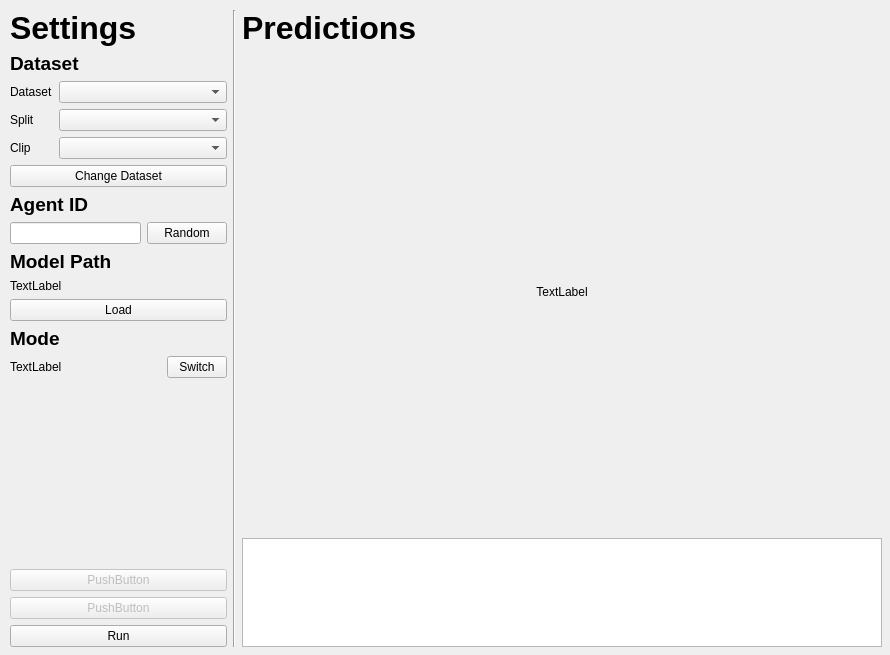
<?xml version="1.0" encoding="UTF-8"?>
<ui version="4.0">
 <class>MainWindow</class>
 <widget class="QMainWindow" name="MainWindow">
  <property name="geometry">
   <rect>
    <x>0</x>
    <y>0</y>
    <width>890</width>
    <height>655</height>
   </rect>
  </property>
  <property name="windowTitle">
   <string>MainWindow</string>
  </property>
  <widget class="QWidget" name="centralwidget">
   <widget class="QWidget" name="horizontalLayoutWidget">
    <property name="geometry">
     <rect>
      <x>10</x>
      <y>10</y>
      <width>872</width>
      <height>637</height>
     </rect>
    </property>
    <layout class="QHBoxLayout" name="horizontalLayout">
     <item>
      <layout class="QVBoxLayout" name="verticalLayout">
       <item>
        <widget class="QLabel" name="label">
         <property name="font">
          <font>
           <pointsize>24</pointsize>
           <bold>true</bold>
          </font>
         </property>
         <property name="text">
          <string>Settings</string>
         </property>
         <property name="margin">
          <number>5</number>
         </property>
        </widget>
       </item>
       <item>
        <widget class="QLabel" name="label_7">
         <property name="font">
          <font>
           <pointsize>14</pointsize>
           <bold>true</bold>
          </font>
         </property>
         <property name="text">
          <string>Dataset</string>
         </property>
         <property name="margin">
          <number>3</number>
         </property>
        </widget>
       </item>
       <item>
        <layout class="QFormLayout" name="formLayout_3">
         <item row="0" column="0">
          <widget class="QLabel" name="label_3">
           <property name="text">
            <string>Dataset</string>
           </property>
          </widget>
         </item>
         <item row="0" column="1">
          <widget class="QComboBox" name="comboBox_Dataset">
           <property name="sizePolicy">
            <sizepolicy hsizetype="Preferred" vsizetype="Fixed">
             <horstretch>0</horstretch>
             <verstretch>0</verstretch>
            </sizepolicy>
           </property>
           <property name="minimumSize">
            <size>
             <width>150</width>
             <height>0</height>
            </size>
           </property>
          </widget>
         </item>
         <item row="1" column="0">
          <widget class="QLabel" name="label_4">
           <property name="text">
            <string>Split</string>
           </property>
          </widget>
         </item>
         <item row="1" column="1">
          <widget class="QComboBox" name="comboBox_Split">
           <property name="minimumSize">
            <size>
             <width>150</width>
             <height>0</height>
            </size>
           </property>
          </widget>
         </item>
         <item row="2" column="0">
          <widget class="QLabel" name="label_5">
           <property name="text">
            <string>Clip</string>
           </property>
          </widget>
         </item>
         <item row="2" column="1">
          <widget class="QComboBox" name="comboBox_Clip">
           <property name="minimumSize">
            <size>
             <width>150</width>
             <height>0</height>
            </size>
           </property>
          </widget>
         </item>
        </layout>
       </item>
       <item>
        <widget class="QPushButton" name="pushButton_changedataset">
         <property name="text">
          <string>Change Dataset</string>
         </property>
        </widget>
       </item>
       <item>
        <widget class="QLabel" name="label_6">
         <property name="font">
          <font>
           <pointsize>14</pointsize>
           <bold>true</bold>
          </font>
         </property>
         <property name="text">
          <string>Agent ID</string>
         </property>
         <property name="margin">
          <number>3</number>
         </property>
        </widget>
       </item>
       <item>
        <layout class="QHBoxLayout" name="horizontalLayout_2">
         <item>
          <widget class="QLineEdit" name="lineEdit_agentid"/>
         </item>
         <item>
          <widget class="QPushButton" name="pushButton_random">
           <property name="text">
            <string>Random</string>
           </property>
          </widget>
         </item>
        </layout>
       </item>
       <item>
        <widget class="QLabel" name="label_8">
         <property name="font">
          <font>
           <pointsize>14</pointsize>
           <bold>true</bold>
          </font>
         </property>
         <property name="text">
          <string>Model Path</string>
         </property>
         <property name="margin">
          <number>3</number>
         </property>
        </widget>
       </item>
       <item>
        <widget class="QLabel" name="label_modelpath">
         <property name="sizePolicy">
          <sizepolicy hsizetype="Fixed" vsizetype="Preferred">
           <horstretch>0</horstretch>
           <verstretch>0</verstretch>
          </sizepolicy>
         </property>
         <property name="minimumSize">
          <size>
           <width>195</width>
           <height>0</height>
          </size>
         </property>
         <property name="maximumSize">
          <size>
           <width>195</width>
           <height>16777215</height>
          </size>
         </property>
         <property name="text">
          <string>TextLabel</string>
         </property>
         <property name="wordWrap">
          <bool>true</bool>
         </property>
        </widget>
       </item>
       <item>
        <widget class="QPushButton" name="pushButton_load">
         <property name="text">
          <string>Load</string>
         </property>
        </widget>
       </item>
       <item>
        <widget class="QLabel" name="label_9">
         <property name="font">
          <font>
           <pointsize>14</pointsize>
           <bold>true</bold>
          </font>
         </property>
         <property name="text">
          <string>Mode</string>
         </property>
         <property name="margin">
          <number>3</number>
         </property>
        </widget>
       </item>
       <item>
        <layout class="QHBoxLayout" name="horizontalLayout_3">
         <item>
          <widget class="QLabel" name="label_mode">
           <property name="text">
            <string>TextLabel</string>
           </property>
          </widget>
         </item>
         <item>
          <widget class="QPushButton" name="pushButton_modechange">
           <property name="maximumSize">
            <size>
             <width>60</width>
             <height>16777215</height>
            </size>
           </property>
           <property name="text">
            <string>Switch</string>
           </property>
          </widget>
         </item>
        </layout>
       </item>
       <item>
        <spacer name="verticalSpacer">
         <property name="orientation">
          <enum>Qt::Vertical</enum>
         </property>
         <property name="sizeHint" stdset="0">
          <size>
           <width>20</width>
           <height>40</height>
          </size>
         </property>
        </spacer>
       </item>
       <item>
        <layout class="QGridLayout" name="gridLayout">
         <item row="4" column="0">
          <widget class="QPushButton" name="pushButton_3">
           <property name="enabled">
            <bool>false</bool>
           </property>
           <property name="text">
            <string>PushButton</string>
           </property>
          </widget>
         </item>
         <item row="3" column="0">
          <widget class="QPushButton" name="pushButton_2">
           <property name="enabled">
            <bool>false</bool>
           </property>
           <property name="text">
            <string>PushButton</string>
           </property>
          </widget>
         </item>
         <item row="5" column="0">
          <widget class="QPushButton" name="pushButton_run">
           <property name="text">
            <string>Run</string>
           </property>
          </widget>
         </item>
        </layout>
       </item>
      </layout>
     </item>
     <item>
      <widget class="Line" name="line_3">
       <property name="orientation">
        <enum>Qt::Vertical</enum>
       </property>
      </widget>
     </item>
     <item>
      <layout class="QVBoxLayout" name="verticalLayout_2">
       <item>
        <widget class="QLabel" name="label_2">
         <property name="font">
          <font>
           <pointsize>24</pointsize>
           <bold>true</bold>
          </font>
         </property>
         <property name="text">
          <string>Predictions</string>
         </property>
         <property name="margin">
          <number>5</number>
         </property>
        </widget>
       </item>
       <item>
        <widget class="QLabel" name="canvas">
         <property name="minimumSize">
          <size>
           <width>640</width>
           <height>480</height>
          </size>
         </property>
         <property name="text">
          <string>TextLabel</string>
         </property>
         <property name="alignment">
          <set>Qt::AlignCenter</set>
         </property>
        </widget>
       </item>
       <item>
        <widget class="QTextEdit" name="textEdit_logbar"/>
       </item>
      </layout>
     </item>
    </layout>
   </widget>
  </widget>
 </widget>
 <resources/>
 <connections/>
</ui>
